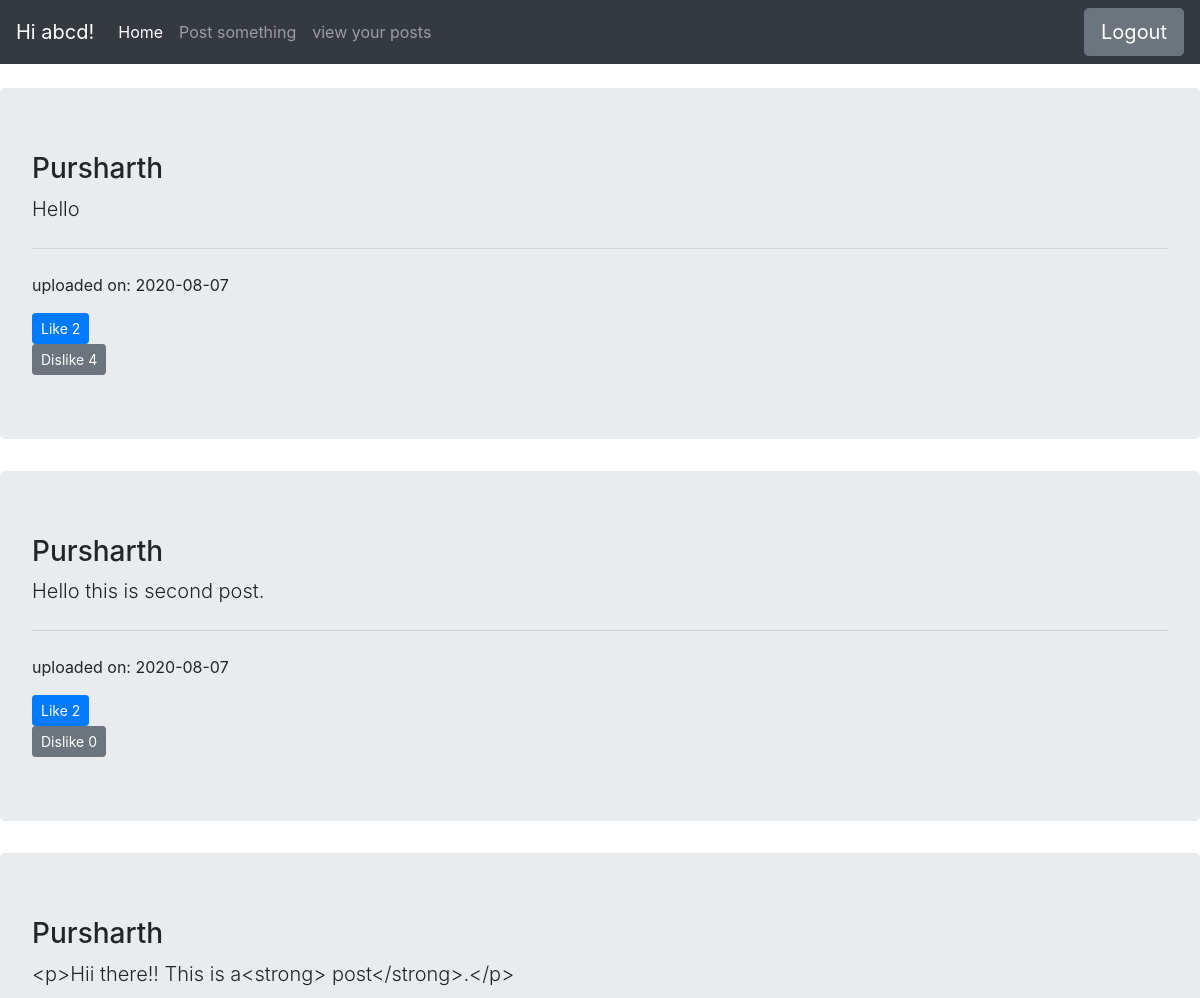
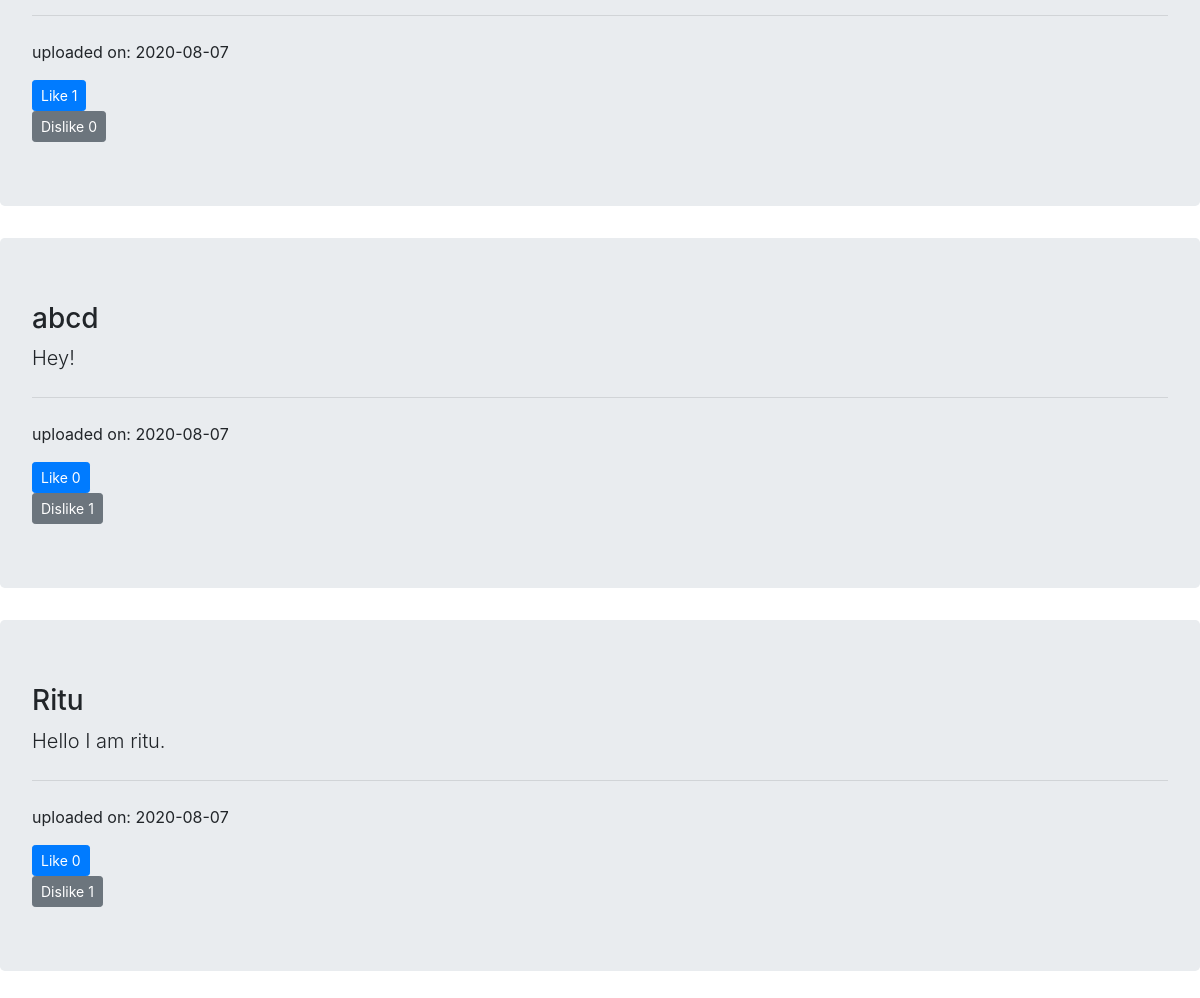
Screenshot of /dashboard.html (signed in) with the database file from the repository (2 pictures, top to bottom).
### tables this page shows
CREATE TABLE posts (id INTEGER PRIMARY KEY,userid INTEGER,username TEXT,useremail TEXT,dateofupload date,content TEXT,likes INTEGER,dislikes INTEGER);

### server.py (the view)
@app.route('/dashboard.html')
def dashboard():
    if 'user_id' in session:
        data = backend.display_all_posts()
        return render_template('dashboard.html',pk=session['user_pk'],name=session['user_id'],data=data)
    else:
        return redirect('/index.html')

### backend.py (called while the page is built)
def display_all_posts():
    conn = sqlite3.connect('blogging.db')
    cur = conn.cursor()
    cur.execute("Select * from posts order by likes desc")
    rows = cur.fetchall()
    conn.close()
    return rows

### templates/dashboard.html (shortened to what this page needs)
<!doctype html>
<html lang="en">
  <head>
    <link rel="stylesheet" href="https://stackpath.bootstrapcdn.com/bootstrap/4.5.1/css/bootstrap.min.css">
  </head>
  <body>
    <nav class="navbar navbar-expand-lg navbar-dark bg-dark">
  <a class="navbar-brand" href="#">Hi {{name}}!</a>
  <div class="collapse navbar-collapse" id="navbarText">
    <ul class="navbar-nav mr-auto">
      <li class="nav-item active">
        <a class="nav-link" href="">Home <span class="sr-only">(current)</span></a>
      </li>
      <li class="nav-item">
        <a class="nav-link" href="./newpost.html">Post something</a>
      </li>
      <li class="nav-item">
        <a class="nav-link" href="./viewall.html">view your posts</a>
      </li>
    </ul>
    <form action='logout' method='post'>
    <button type="submit" class="btn btn-secondary btn-lg">Logout</button>
    </form>
  </div>
</nav>
<br>
{% for post in data %}
  <div class="jumbotron">
  <h3 class="display-5">{{post[2]}}</h3>
  <p class="lead">{{post[5]}}</p>
  <hr class="my-4">
  <p> uploaded on: {{post[4]}}</p>
  <form action='increaselike/{{post[0]}}' method='post'>
  <button type="submit" class="btn btn-primary btn-sm">Like  {{post[6]}}</button>
  </form>
  <form action='increasedislike/{{post[0]}}' method='post'>
<button type="submit" class="btn btn-secondary btn-sm">Dislike  {{post[7]}}</button>
</form>
</div>
{% endfor %}
  </body>
</html>

### rows the page displays
posts: username "abcd", content "Hey!", dateofupload "2020-08-07", likes "0", dislikes "1"
posts: username "Pursharth", content "Hello", dateofupload "2020-08-07", likes "2", dislikes "4"
posts: username "Pursharth", content "Hello this is second post.", dateofupload "2020-08-07", likes "2", dislikes "0"
posts: username "Pursharth", content "<p>Hii there!! This is a<strong> post</strong>.</p>", dateofupload "2020-08-07", likes "1", dislikes "0"
posts: username "Ritu", content "Hello I am ritu.", dateofupload "2020-08-07", likes "0", dislikes "1"
